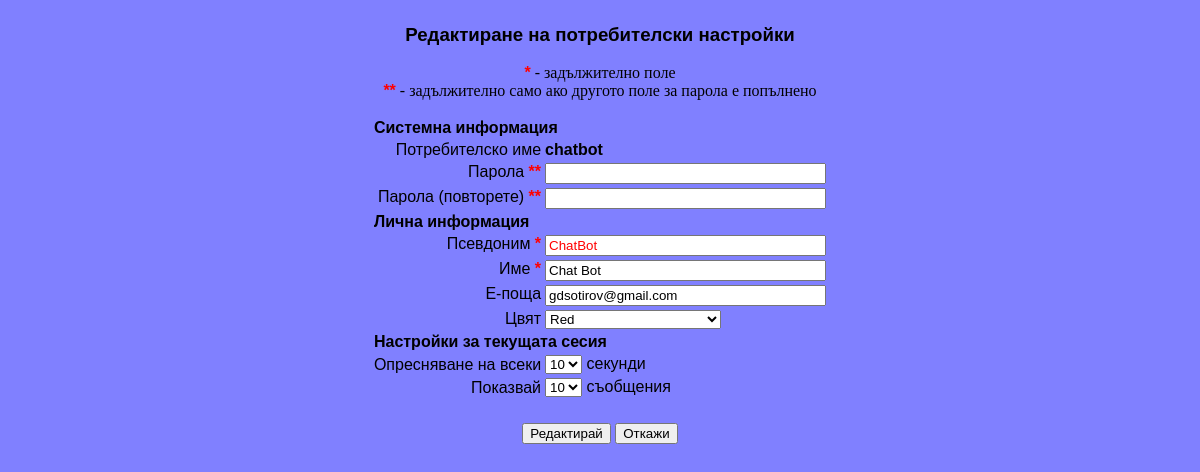
The page /usr_pref.php (signed in) on the database its author committed.
### tables this page shows
CREATE TABLE users (
    UserID      INT /*!UNSIGNED */ UNIQUE NOT NULL /*!AUTO_INCREMENT */,
    Username    VARCHAR(32)        UNIQUE NOT NULL,
    Password    VARCHAR(64)               NOT NULL,
    Nickname    VARCHAR(32)        UNIQUE NOT NULL,
    UsrName     VARCHAR(96)               NOT NULL,
    Email       VARCHAR(255)              NOT NULL DEFAULT 'no@mail',
    Teacher     CHAR(1)                   NOT NULL DEFAULT '0',
    ColorID     INT /*!UNSIGNED*/         NOT NULL DEFAULT 1,
    Active      CHAR(1)                   NOT NULL DEFAULT '0',
    LLDate      DATE                      NULL DEFAULT NULL,
    LLTime      TIME                      NULL DEFAULT NULL,
    LLHost      VARCHAR(16)               NOT NULL DEFAULT '0.0.0.0',
    ModDate     DATE                      NULL DEFAULT NULL,
    ModTime     TIME                      NULL DEFAULT NULL,
    AdminID     INT /*!UNSIGNED*/         NOT NULL DEFAULT 1,
    PRIMARY KEY (UserID),
    INDEX (ColorID),
    INDEX (Active),
    INDEX (AdminID)
);

CREATE TABLE colors (
    ColorID     INT /*!UNSIGNED */ UNIQUE NOT NULL /*! AUTO_INCREMENT */,
    ClrName     VARCHAR(16)        UNIQUE NOT NULL,
    Red         SMALLINT /*!UNSIGNED*/    NOT NULL,
    Green       SMALLINT /*!UNSIGNED*/    NOT NULL,
    Blue        SMALLINT /*!UNSIGNED*/    NOT NULL,
    ModDate     DATE                      NULL DEFAULT NULL,
    ModTime     TIME                      NULL DEFAULT NULL,
    AdminID     INT /*!UNSIGNED*/         NOT NULL DEFAULT 1,
    PRIMARY KEY (ColorID),
    INDEX (AdminID)
);

### color.inc.php (called while the page is built)
<?php
  function PrependZero($strlen, $str) {
    while ( strlen($str) < $strlen ) {
      $str = "0".$str;
    }
    return $str;
  }
  function MakeTriplet($Red, $Green, $Blue) {
    return "#".PrependZero(2, dechex($Red))
              .PrependZero(2, dechex($Green))
              .PrependZero(2, dechex($Blue));
  }
?>

### usr_pref.php (the view, shortened to what this page needs)
<?php
  include("color.inc.php");
?>
<!DOCTYPE html PUBLIC "-//W3C//DTD XHTML 1.0 Transitional//EN"
 "http://www.w3.org/TR/xhtml1/DTD/xhtml1-transitional.dtd">
<html xmlns="http://www.w3.org/1999/xhtml" xml:lang="bg" lang="bg">
<head>
<link rel="stylesheet" type="text/css" href="chat.css" />
</head>
<body class="User" onload="javascript: previewColor();">
<p align="center" class="smlhdr">Редактиране на потребителски настройки</p>
<?php
  $Error         = FALSE;
  if ( !isset($_POST['CheckForm']) || $Error ) {
    if ( $lnk = @mysqli_connect(DB_SERVER, DB_RO_USER, DB_RO_PWD) ) {
      if ( @mysqli_select_db($lnk, DB_NAME) ) {
        $query  = "SELECT UserID,Username,Password,Nickname,UsrName,Email,";
        $query .= "ColorID";
        $query .= " FROM users";
        $query .= " WHERE UserID=".$_SESSION['USR_ID'];
        $UsrRes = @mysqli_query($lnk, $query);
        $query = "SELECT ColorID,ClrName,Red,Green,Blue FROM colors";
        $ClrRes = @mysqli_query($lnk, $query);
        $UsrDetails = @mysqli_fetch_array($UsrRes, MYSQL_ASSOC);
?>
<p align="center"><span class="required">*</span> - задължително поле<br />
<span class="required">**</span> - задължително само ако другото поле за
парола е попълнено</p>
<form action="<?php echo $_SERVER['PHP_SELF'] ?>" method="post">
<table align="center">
<tr><th align="left" colspan="2">Системна информация</th></tr>
<tr><td align="right">Потребителско име</td>
<td><b><?php echo $UsrDetails['Username'] ?></b></td>
</tr>
<tr valign="top"><td align="right">Парола <span class="required">**</span></td>
<td><input type="password" name="Password" maxlength="32" size="32" />
?></td></tr>
<tr valign="top">
<td align="right">Парола (повторете) <span class="required">**</span></td>
<td><input type="password" name="Password2" maxlength="32" size="32" />
?></td></tr>
<tr><th align="left" colspan="2">Лична информация</th></tr>
<tr valign="top"><td align="right">Псевдоним <span class="required">*</span></td>
<td><input id="Nickname" type="text" name="Nick" maxlength="96" size="32"<?php
  if ( $Error ) {
    print(" value=\"".$_POST['Nick']."\"");
  }
  else {
    print(" value=\"".$UsrDetails['Nickname']."\"");
  } ?> />
</td></tr>
<tr valign="top"><td align="right">Име <span class="required">*</span></td>
<td><input type="text" name="Name" maxlength="96" size="32"<?php
  if ( $Error ) {
    print(" value=\"".$_POST['Name']."\"");
  }
  else {
    print(" value=\"".$UsrDetails['UsrName']."\"");
  } ?> />
</td></tr>
<tr valign="top"><td align="right">Е-поща</td>
<td><input type="text" name="Email" maxlength="255" size="32"<?php
  if ( $Error ) {
    print(" value=\"".$_POST['Email']."\"");
  }
  else {
    print(" value=\"".$UsrDetails['Email']."\"");
  } ?> />
</td></tr>
<tr valign="top"><td align="right">Цвят</td>
<td>
<select id="ColorPicker" name="Color" onchange="javascript: previewColor();">
<?php
        if ( @mysqli_num_rows($ClrRes) > 0 ) {
          while ( $Clr = @mysqli_fetch_array($ClrRes, MYSQL_ASSOC) ) {
            print("<option");
            if ( $Error ) {
              $CompareID = $_POST['Color'];
            }
            else {
              $CompareID = $UsrDetails['ColorID'];
            }
            if ( $CompareID == $Clr['ColorID'] ) {
              print(" selected=\"selected\"");
            }
            print(" value=\"".$Clr['ColorID']."\"");
            print(" title=\"".MakeTriplet($Clr['Red'], $Clr['Green'], $Clr['Blue'])."\">");
            print($Clr['ClrName']."</option>\n");
          }
        }
?>
</select>
</td></tr>
<tr><th align="left" colspan="2">Настройки за текущата сесия</th></tr>
<tr><td align="right">Опресняване на всеки</td>
<td><select name="Refresh">
<?php
  $RefreshArr = array(5 => "5", 10 => "10", 15 => "15", 20 => "20");
  reset($RefreshArr);
  while ( list($key, $val) = each($RefreshArr) ) {
    print("<option value=\"$key\"");
    if ( isset($_SESSION['USR_REFRESH']) && $val == $_SESSION['USR_REFRESH'] ) {
      print(" selected=\"selected\"");
    }
    print(">$val</option>\n");
  }
?>
</select> секунди </td></tr>
<tr><td align="right">Показвай</td>
<td><select name="MsgCount">
<?php
  $MsgCntArr = array(10 => "10", 15 => "15", 20 => "20", 25 => "25",
                     30 => "30", 35 => "35", 40 => "40", 45 => "45",
                     50 => "50");
  reset($MsgCntArr);
  while ( list($key, $val) = each($MsgCntArr) ) {
    print("<option value=\"$key\"");
    print(">$val</option>\n");
  }
?>
</select> съобщения</td></tr>
<tr><td colspan="2">&nbsp;</td></tr>
<tr><td align="center" colspan="2">
<input type="submit" name="SubmitEdit" value="Редактирай" />
<input type="submit" name="CancelEdit" value="Откажи" />
</td></tr>
</table>
</form>
<?php
      }
      else {
        PrintError(202);
        exit;
      }
    }
    else {
      PrintError(201);
      exit;
    }
  }
?>
</body>
</html>

### chat.css (style rules this page uses)
body { background-color: #FFFFFF; color: #000000; margin: 0px 0px 0px 0px; padding: 5px 5px 5px 5px; }
body.User { background: #8080FF; }
table { border-style: none; empty-cells: show; font: normal normal normal 12pt Arial, Helvetica, sans-serif; }
.smlhdr { font: normal normal bold 14pt Arial, Helvetica, sans-serif; }
.copyright, .error, .required, .text { font: normal normal normal 12pt Arial, Helvetica, sans-serif; }
.required { color: #FF0000; font-weight: bold; }

### rows shown on the page
users: Username "chatbot", Nick "ChatBot", Name "Chat Bot", Email "gdsotirov@gmail.com", Color "Red"

### other values the page prints
form field Refresh "10"
form field MsgCount "10"
